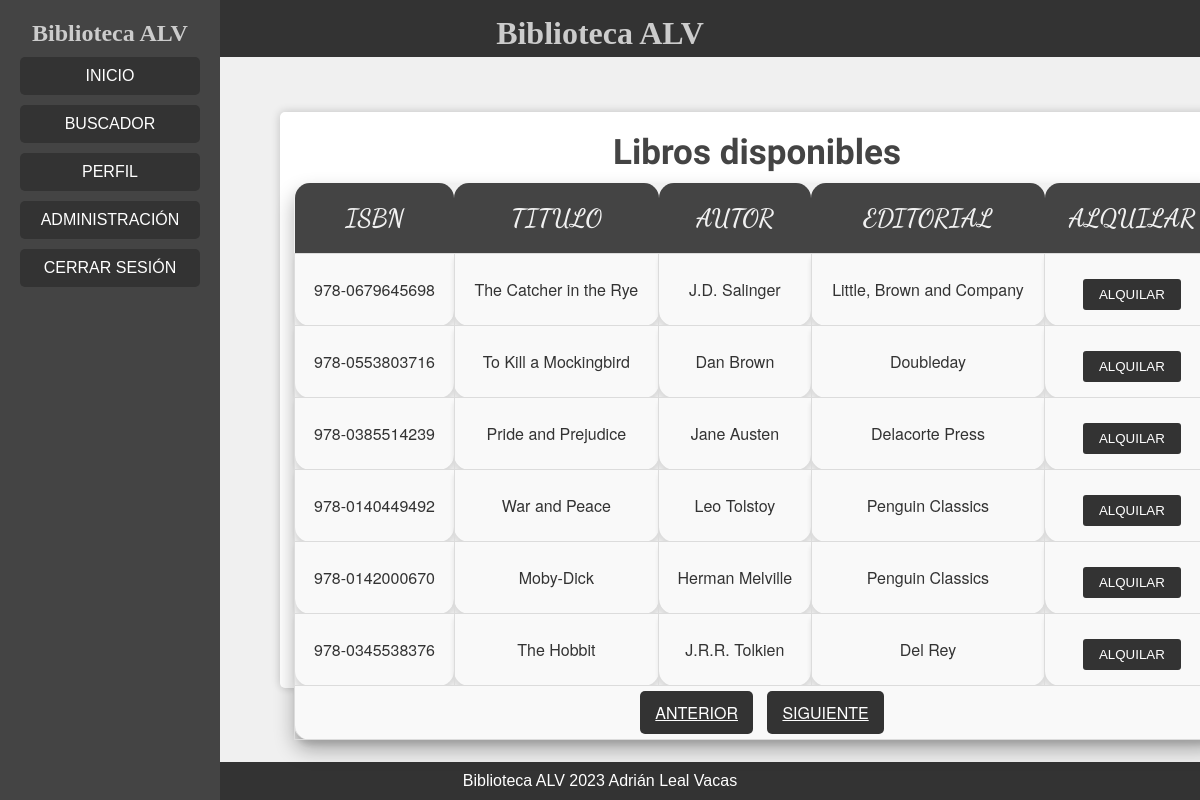
/appBibliotecaALV/index.php?ruta=principal&pag=3 (signed in), run on the app's committed database.
### tables this page shows
CREATE TABLE `libros` (
  `id` int(11) NOT NULL,
  `isbn` varchar(30) NOT NULL,
  `titulo` varchar(100) NOT NULL,
  `autor` varchar(100) NOT NULL,
  `editorial` varchar(60) NOT NULL,
  `enPrestamo` int(1) DEFAULT NULL
);

### appBibliotecaALV/bibliotecaBBDD/listarLibros.inc.php (called while the page is built, shortened)
<?php
function listarLibros(int $limite):array{
    try {
        $mysqli = establecerConexion();
        if ($resultado = mysqli_query($mysqli, "SELECT * FROM libros WHERE enPrestamo IS NULL LIMIT $limite,6")) {
            $arrayResultados = mysqli_fetch_all($resultado,MYSQLI_ASSOC);
            return $arrayResultados;
        };
    } catch(Exception $e) {
        return [];
    } finally {
        cerrarConexion($mysqli);
    }
};
?>

### appBibliotecaALV/bibliotecaBBDD/numeroFilasLibro.inc.php (called while the page is built, shortened)
<?php
function numeroFilas():int {
    try{
        $mysqli = establecerConexion();
        $res = 0;
            $query = "SELECT * FROM libros WHERE enPrestamo IS NULL;";
            if ($resultado = mysqli_query($mysqli,$query)) {
                $res= mysqli_num_rows($resultado);
            };
            return $res;
    } catch(Exception $e) {
        return 0;
    } finally {
        cerrarConexion($mysqli);
    }
}
?>

### appBibliotecaALV/estructuraWeb/cuerpo.inc.php (the view, shortened to what this page needs)
<section class="fondoTabla">
    <table>
        <caption>Libros disponibles</caption>
        <tr>
            <th>ISBN</th>
            <th>TITULO</th>
            <th>AUTOR</th>
            <th>EDITORIAL</th>
            <th>ALQUILAR</th>
        </tr>
        <?php
        if (!isset($_GET["pag"]) || ($_GET["pag"] == 1)) {
            $limite = 0;
        } else {
            $limite = 6 * ($_GET["pag"] - 1);
        }
        $arrayResultados = listarLibros($limite);
        foreach ($arrayResultados as $key => $val) {
        ?>
            <tr><td><?php echo $val['isbn']; ?></td>
                <td><?php echo $val['titulo']; ?></td>
                <td><?php echo $val['autor']; ?></td>
                <td><?php echo $val['editorial']; ?></td>
                <td>
                    <form action='<?php echo $_SERVER["PHP_SELF"] . "?ruta=principal"; ?>' method='post'>
                        <input type='submit' id='enviar' name='enviar' value='ALQUILAR'>
                    </form>
                </td>
            </tr>
        <?php
        };
        ?>
        <?php $numResultados = numeroFilas(); ?>
        <tr>
            <td colspan="5">
                <?php if (!isset($_GET["pag"]) || ($_GET["pag"] == 1)) {
                } else {
                ?>
                    <a href="<?php echo $_SERVER["PHP_SELF"] . "?ruta=principal&pag=" . ($_GET["pag"] - 1); ?>">Anterior</a>
                <?php
                }?>
                <?php
                    if (!isset($_GET["pag"])) {
                ?>
                        <a href="<?php echo $_SERVER["PHP_SELF"] . "?ruta=principal&pag=2"; ?>">Siguiente</a>
                <?php
                    } else {
                        if (($_GET["pag"] + 1) < (($numResultados / 6) + 1)) {
                ?>
                    <a href="<?php echo $_SERVER["PHP_SELF"] . "?ruta=principal&pag=" . ($_GET["pag"] + 1); ?>">Siguiente</a>
                <?php
                        }
                    }
                ?>
            </td>
        </tr>
    </table>
</section>

### appBibliotecaALV/css/style.css (style rules this page uses)
* { padding: 0; margin: 0; }
body { font-family: Arial, sans-serif; background-color: #f0f0f0; margin: 0; padding: 0; display: flex; flex-direction: column; min-height: 100vh; }
table { width: 97%; border-collapse: collapse; margin: 20px; font-family: 'Helvetica Neue', sans-serif; border-radius: 15px; box-shadow: 0 10px 20px rgba(0, 0, 0, 0.3); text-align: center; background: #f1f1f1; }
caption { font-size: 35px; font-weight: bold; margin-bottom: 10px; font-family: 'Petit Formal Script', cursive; color: #444; }
th { font-family: 'Dancing Script'; background: #444; font-size: 25px; color: #f1f1f1; font-weight: bold; padding: 20px; border-radius: 15px 15px 0 0; }
td { padding: 15px; border: 1px solid #dcdcdc; background: #f9f9f9; color: #333; border-radius: 0 0 15px 15px; box-shadow: 0 5px 5px rgba(0, 0, 0, 0.1); }
tr:nth-child(odd) { background: #e5e5e5; }
tr:nth-child(even) { background: #d9d9d9; }
a { text-transform: uppercase; background: #333; color: #fff; border: none; border-radius: 5px; padding: 10px 15px; cursor: pointer; margin-left: 10px; }
section, .login, .adminBuscar, .ampliado { width: 40%; background-color: #fff; padding: 20px; margin: 6% auto 20px auto; border-radius: 5px; box-shadow: 0 0 10px rgba(0, 0, 0, 0.2); display: flex; flex-direction: column; align-items: center; justify-content: center; }
form { text-align: center; }
input[type="submit"], .boton-extras { background-color: #333; color: #fff; padding: 8px 16px; border: none; border-radius: 3px; cursor: pointer; }
input[type="submit"] { margin-top: 10px; }

### data on the page
libros: isbn "978-0679645698", titulo "The Catcher in the Rye", autor "J.D. Salinger", editorial "Little, Brown and Company"
libros: isbn "978-0553803716", titulo "To Kill a Mockingbird", autor "Dan Brown", editorial "Doubleday"
libros: isbn "978-0385514239", titulo "Pride and Prejudice", autor "Jane Austen", editorial "Delacorte Press"
libros: isbn "978-0140449492", titulo "War and Peace", autor "Leo Tolstoy", editorial "Penguin Classics"
libros: isbn "978-0142000670", titulo "Moby-Dick", autor "Herman Melville", editorial "Penguin Classics"
libros: isbn "978-0345538376", titulo "The Hobbit", autor "J.R.R. Tolkien", editorial "Del Rey"
